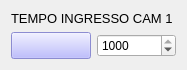
     <widget class="QWidget" name="layoutWidget">
      <property name="geometry">
       <rect>
        <x>37</x>
        <y>97</y>
        <width>187</width>
        <height>57</height>
       </rect>
      </property>
      <layout class="QGridLayout" name="gridLayout">
       <item row="0" column="0" colspan="2">
        <widget class="QLabel" name="label_4">
         <property name="font">
          <font>
           <pointsize>10</pointsize>
          </font>
         </property>
         <property name="text">
          <string>TEMPO INGRESSO CAM 1</string>
         </property>
        </widget>
       </item>
       <item row="1" column="0">
        <widget class="QPushButton" name="led_cam_1">
         <property name="enabled">
          <bool>false</bool>
         </property>
         <property name="palette">
          <palette>
           <active>
            <colorrole role="WindowText">
             <brush brushstyle="SolidPattern">
              <color alpha="255">
               <red>0</red>
               <green>0</green>
               <blue>0</blue>
              </color>
             </brush>
            </colorrole>
            <colorrole role="Button">
             <brush brushstyle="SolidPattern">
              <color alpha="255">
               <red>170</red>
               <green>170</green>
               <blue>255</blue>
              </color>
             </brush>
            </colorrole>
            <colorrole role="Light">
             <brush brushstyle="SolidPattern">
              <color alpha="255">
               <red>255</red>
               <green>255</green>
               <blue>255</blue>
              </color>
             </brush>
            </colorrole>
            <colorrole role="Midlight">
             <brush brushstyle="SolidPattern">
              <color alpha="255">
               <red>212</red>
               <green>212</green>
               <blue>255</blue>
              </color>
             </brush>
            </colorrole>
            <colorrole role="Dark">
             <brush brushstyle="SolidPattern">
              <color alpha="255">
               <red>85</red>
               <green>85</green>
               <blue>127</blue>
              </color>
             </brush>
            </colorrole>
            <colorrole role="Mid">
             <brush brushstyle="SolidPattern">
              <color alpha="255">
               <red>113</red>
               <green>113</green>
               <blue>170</blue>
              </color>
             </brush>
            </colorrole>
            <colorrole role="Text">
             <brush brushstyle="SolidPattern">
              <color alpha="255">
               <red>0</red>
               <green>0</green>
               <blue>0</blue>
              </color>
             </brush>
            </colorrole>
            <colorrole role="BrightText">
             <brush brushstyle="SolidPattern">
              <color alpha="255">
               <red>255</red>
               <green>255</green>
               <blue>255</blue>
              </color>
             </brush>
            </colorrole>
            <colorrole role="ButtonText">
             <brush brushstyle="SolidPattern">
              <color alpha="255">
               <red>0</red>
               <green>0</green>
               <blue>0</blue>
              </color>
             </brush>
            </colorrole>
            <colorrole role="Base">
             <brush brushstyle="SolidPattern">
              <color alpha="255">
               <red>255</red>
               <green>255</green>
               <blue>255</blue>
              </color>
             </brush>
            </colorrole>
            <colorrole role="Window">
             <brush brushstyle="SolidPattern">
              <color alpha="255">
               <red>170</red>
               <green>170</green>
               <blue>255</blue>
              </color>
             </brush>
            </colorrole>
            <colorrole role="Shadow">
             <brush brushstyle="SolidPattern">
              <color alpha="255">
               <red>0</red>
               <green>0</green>
               <blue>0</blue>
              </color>
             </brush>
            </colorrole>
            <colorrole role="AlternateBase">
             <brush brushstyle="SolidPattern">
              <color alpha="255">
               <red>212</red>
               <green>212</green>
               <blue>255</blue>
              </color>
             </brush>
            </colorrole>
            <colorrole role="ToolTipBase">
             <brush brushstyle="SolidPattern">
              <color alpha="255">
               <red>255</red>
               <green>255</green>
               <blue>220</blue>
              </color>
             </brush>
            </colorrole>
            <colorrole role="ToolTipText">
             <brush brushstyle="SolidPattern">
              <color alpha="255">
               <red>0</red>
               <green>0</green>
               <blue>0</blue>
              </color>
             </brush>
            </colorrole>
           </active>
           <inactive>
            <colorrole role="WindowText">
             <brush brushstyle="SolidPattern">
              <color alpha="255">
               <red>0</red>
               <green>0</green>
               <blue>0</blue>
              </color>
             </brush>
            </colorrole>
            <colorrole role="Button">
             <brush brushstyle="SolidPattern">
              <color alpha="255">
               <red>170</red>
               <green>170</green>
               <blue>255</blue>
              </color>
             </brush>
            </colorrole>
            <colorrole role="Light">
             <brush brushstyle="SolidPattern">
              <color alpha="255">
               <red>255</red>
               <green>255</green>
               <blue>255</blue>
              </color>
             </brush>
            </colorrole>
            <colorrole role="Midlight">
             <brush brushstyle="SolidPattern">
              <color alpha="255">
               <red>212</red>
               <green>212</green>
               <blue>255</blue>
              </color>
             </brush>
            </colorrole>
            <colorrole role="Dark">
             <brush brushstyle="SolidPattern">
              <color alpha="255">
               <red>85</red>
               <green>85</green>
               <blue>127</blue>
              </color>
             </brush>
            </colorrole>
            <colorrole role="Mid">
             <brush brushstyle="SolidPattern">
              <color alpha="255">
               <red>113</red>
               <green>113</green>
               <blue>170</blue>
              </color>
             </brush>
            </colorrole>
            <colorrole role="Text">
             <brush brushstyle="SolidPattern">
              <color alpha="255">
               <red>0</red>
               <green>0</green>
               <blue>0</blue>
              </color>
             </brush>
            </colorrole>
            <colorrole role="BrightText">
             <brush brushstyle="SolidPattern">
              <color alpha="255">
               <red>255</red>
               <green>255</green>
               <blue>255</blue>
              </color>
             </brush>
            </colorrole>
            <colorrole role="ButtonText">
             <brush brushstyle="SolidPattern">
              <color alpha="255">
               <red>0</red>
               <green>0</green>
               <blue>0</blue>
              </color>
             </brush>
            </colorrole>
            <colorrole role="Base">
             <brush brushstyle="SolidPattern">
              <color alpha="255">
               <red>255</red>
               <green>255</green>
               <blue>255</blue>
              </color>
             </brush>
            </colorrole>
            <colorrole role="Window">
             <brush brushstyle="SolidPattern">
              <color alpha="255">
               <red>170</red>
               <green>170</green>
               <blue>255</blue>
              </color>
             </brush>
            </colorrole>
            <colorrole role="Shadow">
             <brush brushstyle="SolidPattern">
              <color alpha="255">
               <red>0</red>
               <green>0</green>
               <blue>0</blue>
              </color>
             </brush>
            </colorrole>
            <colorrole role="AlternateBase">
             <brush brushstyle="SolidPattern">
              <color alpha="255">
               <red>212</red>
               <green>212</green>
               <blue>255</blue>
              </color>
             </brush>
            </colorrole>
            <colorrole role="ToolTipBase">
             <brush brushstyle="SolidPattern">
              <color alpha="255">
               <red>255</red>
               <green>255</green>
               <blue>220</blue>
              </color>
             </brush>
            </colorrole>
            <colorrole role="ToolTipText">
             <brush brushstyle="SolidPattern">
              <color alpha="255">
               <red>0</red>
               <green>0</green>
               <blue>0</blue>
              </color>
             </brush>
            </colorrole>
           </inactive>
           <disabled>
            <colorrole role="WindowText">
             <brush brushstyle="SolidPattern">
              <color alpha="255">
               <red>85</red>
               <green>85</green>
               <blue>127</blue>
              </color>
             </brush>
            </colorrole>
            <colorrole role="Button">
             <brush brushstyle="SolidPattern">
              <color alpha="255">
               <red>170</red>
               <green>170</green>
               <blue>255</blue>
              </color>
             </brush>
            </colorrole>
            <colorrole role="Light">
             <brush brushstyle="SolidPattern">
              <color alpha="255">
               <red>255</red>
               <green>255</green>
               <blue>255</blue>
              </color>
             </brush>
            </colorrole>
            <colorrole role="Midlight">
             <brush brushstyle="SolidPattern">
              <color alpha="255">
               <red>212</red>
               <green>212</green>
               <blue>255</blue>
              </color>
             </brush>
            </colorrole>
            <colorrole role="Dark">
             <brush brushstyle="SolidPattern">
              <color alpha="255">
               <red>85</red>
               <green>85</green>
               <blue>127</blue>
              </color>
             </brush>
            </colorrole>
            <colorrole role="Mid">
             <brush brushstyle="SolidPattern">
              <color alpha="255">
               <red>113</red>
               <green>113</green>
               <blue>170</blue>
              </color>
             </brush>
            </colorrole>
            <colorrole role="Text">
             <brush brushstyle="SolidPattern">
              <color alpha="255">
               <red>85</red>
               <green>85</green>
               <blue>127</blue>
              </color>
             </brush>
            </colorrole>
            <colorrole role="BrightText">
             <brush brushstyle="SolidPattern">
              <color alpha="255">
               <red>255</red>
               <green>255</green>
               <blue>255</blue>
              </color>
             </brush>
            </colorrole>
            <colorrole role="ButtonText">
             <brush brushstyle="SolidPattern">
              <color alpha="255">
               <red>85</red>
               <green>85</green>
               <blue>127</blue>
              </color>
             </brush>
            </colorrole>
            <colorrole role="Base">
             <brush brushstyle="SolidPattern">
              <color alpha="255">
               <red>170</red>
               <green>170</green>
               <blue>255</blue>
              </color>
             </brush>
            </colorrole>
            <colorrole role="Window">
             <brush brushstyle="SolidPattern">
              <color alpha="255">
               <red>170</red>
               <green>170</green>
               <blue>255</blue>
              </color>
             </brush>
            </colorrole>
            <colorrole role="Shadow">
             <brush brushstyle="SolidPattern">
              <color alpha="255">
               <red>0</red>
               <green>0</green>
               <blue>0</blue>
              </color>
             </brush>
            </colorrole>
            <colorrole role="AlternateBase">
             <brush brushstyle="SolidPattern">
              <color alpha="255">
               <red>170</red>
               <green>170</green>
               <blue>255</blue>
              </color>
             </brush>
            </colorrole>
            <colorrole role="ToolTipBase">
             <brush brushstyle="SolidPattern">
              <color alpha="255">
               <red>255</red>
               <green>255</green>
               <blue>220</blue>
              </color>
             </brush>
            </colorrole>
            <colorrole role="ToolTipText">
             <brush brushstyle="SolidPattern">
              <color alpha="255">
               <red>0</red>
               <green>0</green>
               <blue>0</blue>
              </color>
             </brush>
            </colorrole>
           </disabled>
          </palette>
         </property>
         <property name="font">
          <font>
           <pointsize>12</pointsize>
          </font>
         </property>
         <property name="text">
          <string/>
         </property>
        </widget>
       </item>
       <item row="1" column="1">
        <widget class="QSpinBox" name="entrata_box">
         <property name="maximum">
          <number>1000</number>
         </property>
         <property name="value">
          <number>1000</number>
         </property>
        </widget>
       </item>
      </layout>
     </widget>
